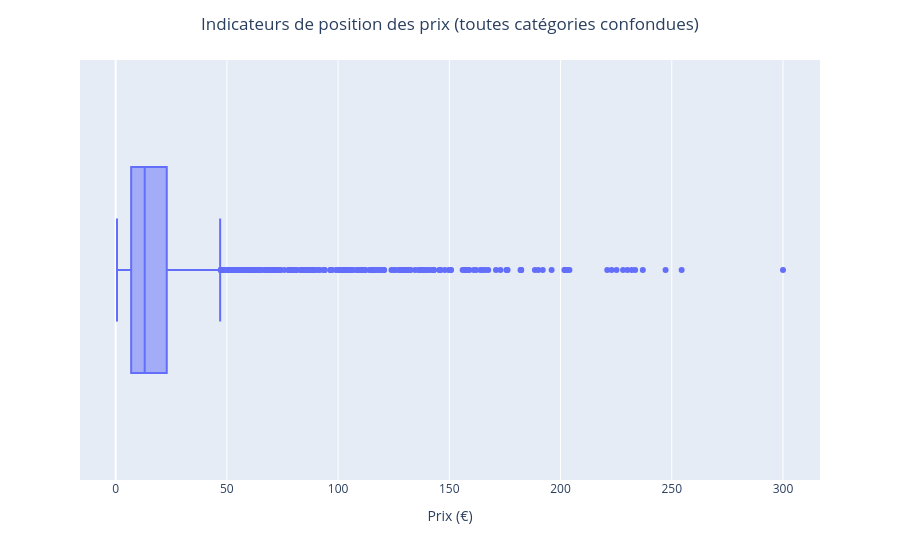

The code cell stored with this chart in its notebook:
### Code cell
fig = px.box(df_products, x="price", hover_name="id_prod", labels={"price":"Prix (€)"})
fig.update_layout(title="Indicateurs de position des prix (toutes catégories confondues)", title_x=0.5)
fig.show()

### Figure 1 — Plotly figure (JSON) as saved in the notebook; plotly's stock layout.template omitted (floating-point values rounded to 4 significant figures; data arrays with more than 128 entries replaced by an {"elided": "..."} marker saying what was removed)
{"data": [{"alignmentgroup": "True", "hovertemplate": "<b>%{hovertext}</b><br><br>Prix (€)=%{x}<extra></extra>", "hovertext": {"elided": "3286 str values"}, "legendgroup": "", "marker": {"color": "#636efa"}, "name": "", "notched": false, "offsetgroup": "", "orientation": "h", "showlegend": false, "type": "box", "x": {"elided": "3286 float values"}, "x0": " ", "xaxis": "x", "y0": " ", "yaxis": "y"}], "layout": {"boxmode": "group", "legend": {"tracegroupgap": 0}, "margin": {"t": 60}, "title": {"text": "Indicateurs de position des prix (toutes catégories confondues)", "x": 0.5}, "xaxis": {"anchor": "y", "domain": [0, 1], "title": {"text": "Prix (€)"}}, "yaxis": {"anchor": "x", "domain": [0, 1]}}}
